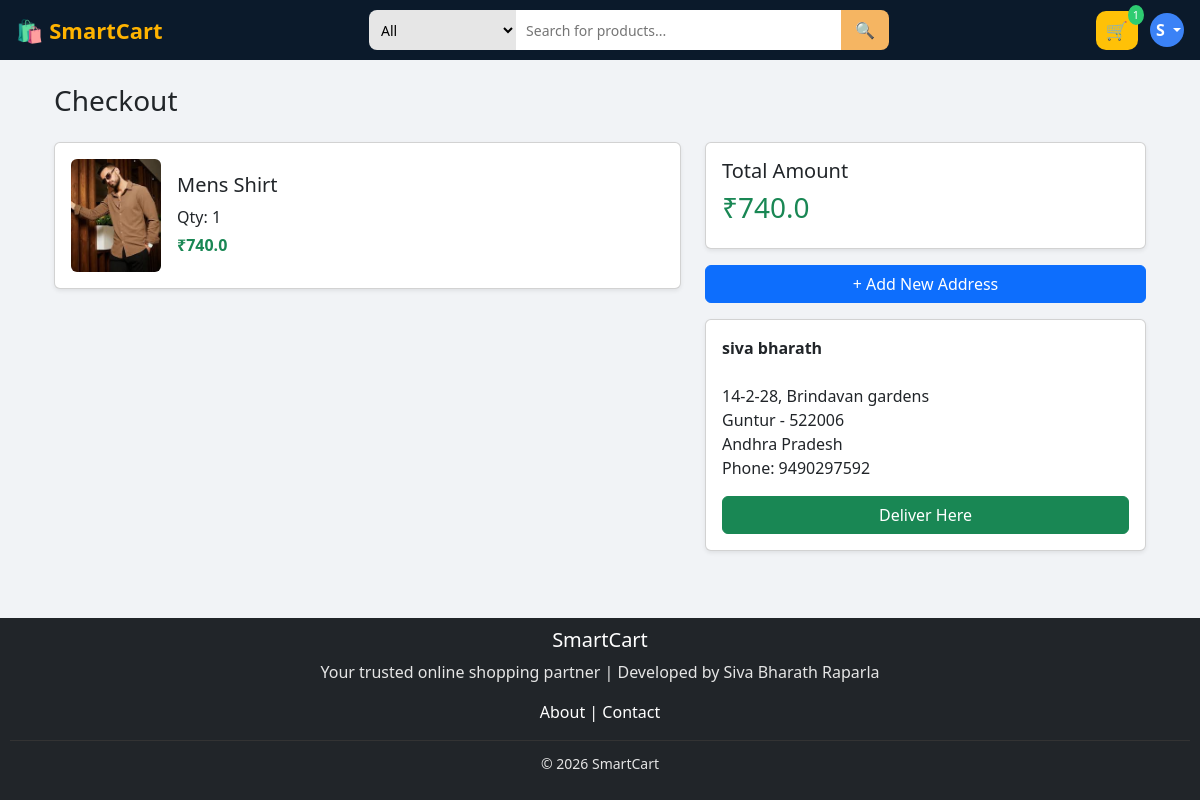
/checkout (signed in), run on an earlier commit of the app's database.
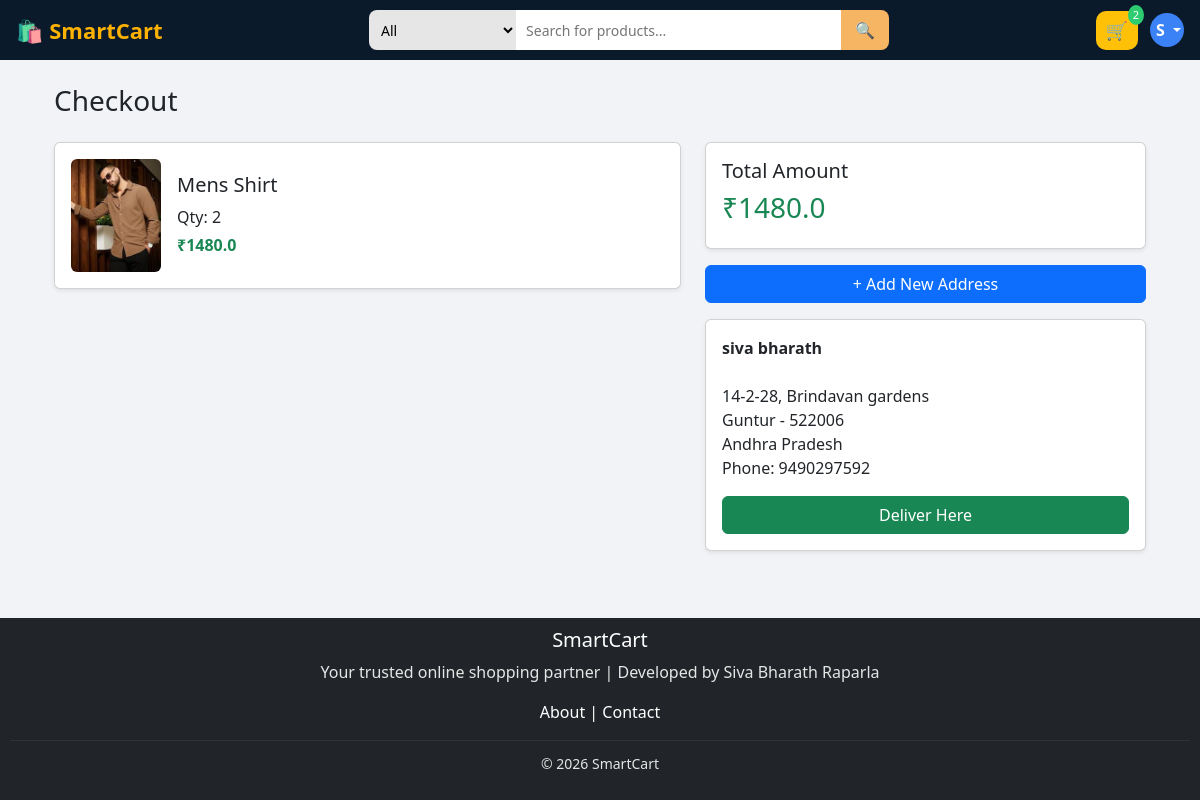
And on a later commit of the database.
### tables this page shows
CREATE TABLE cart(
    cart_id INTEGER PRIMARY KEY AUTOINCREMENT,
    user_id INTEGER,
    product_id INTEGER,
    quantity INTEGER DEFAULT 1,
    added_at TIMESTAMP DEFAULT CURRENT_TIMESTAMP,
    UNIQUE(user_id, product_id),
    FOREIGN KEY (user_id) REFERENCES users(user_id) ON DELETE CASCADE,
    FOREIGN KEY (product_id) REFERENCES products(product_id) ON DELETE CASCADE
);

CREATE TABLE products(
    product_id INTEGER PRIMARY KEY AUTOINCREMENT,
    name TEXT,
    description TEXT,
    category TEXT,
    price REAL,
    image TEXT,
    admin_id INTEGER NOT NULL,
    FOREIGN KEY (admin_id) REFERENCES admin(admin_id) ON DELETE CASCADE
);

### app.py (the view)
@app.route('/checkout')
def checkout():
    if 'user_id' not in session:
        return redirect('/user-login')
    user_id=session['user_id']
    conn=get_db_connection()
    cursor = conn.cursor()
    cursor.execute("SELECT * FROM addresses WHERE user_id=?",(user_id,))
    addresses=cursor.fetchall()
    cursor.execute("""
        SELECT c.product_id,c.quantity,p.name,p.price,p.image
        FROM cart c
        JOIN products p ON c.product_id=p.product_id
        WHERE c.user_id=?
    """,(user_id,))
    cart_items=cursor.fetchall()
    total=sum(float(item['price'])*item['quantity'] for item in cart_items)
    cursor.close()
    conn.close()
    return render_template('user/checkout.html',
                           addresses=addresses,
                           cart_items=cart_items,
                           total=total)

### app.py (called while the page is built, shortened)
def get_db_connection():
    conn = sqlite3.connect(os.path.join(BASE_DIR, "smartcart.db"), timeout=20)
    conn.row_factory = sqlite3.Row
    conn.execute("PRAGMA foreign_keys = ON")
    conn.execute("PRAGMA journal_mode=WAL")
    return conn

@app.context_processor
def inject_admin():
    return dict(current_admin=None)

@app.context_processor
def cart_count():
    if 'user_id' not in session:
        return dict(cart_count=0)
    conn = get_db_connection()
    cursor = conn.cursor()
    cursor.execute("SELECT SUM(quantity) FROM cart WHERE user_id=?",(session['user_id'],))
    count = cursor.fetchone()[0] or 0
    cursor.close()
    conn.close()
    return dict(cart_count=count)

@app.context_processor
def global_categories():
    conn = get_db_connection()
    cursor = conn.cursor()
    cursor.execute("SELECT DISTINCT category FROM products")
    categories = cursor.fetchall()
    cursor.close()
    conn.close()
    return dict(categories=categories)

### templates/user/checkout.html
{% extends 'user/base.html' %}
{% block content %}
<div class="container mt-4">
<h3 class="mb-4">Checkout</h3>
<div class="row checkout-container">
    <div class="col-md-7">
        {% for item in cart_items %}
        <div class="card mb-3 p-3 shadow-sm d-flex flex-row align-items-center checkout-card">
            <img src="{{ url_for('static',
            filename='uploads/product_images/'+item.image) }}"
            width="90" class="me-3 rounded">
            <div class="flex-grow-1">
                <h5>{{ item.name }}</h5>
                <p class="mb-1">Qty: {{ item.quantity }}</p>
                <b class="text-success">₹{{ item.price * item.quantity }}</b>
            </div>
        </div>
        {% endfor %}
    </div>
    <div class="col-md-5">
        <div class="card p-3 mb-3 shadow-sm address-card">
            <h5>Total Amount</h5>
            <h3 class="text-success">₹{{ total }}</h3>
        </div>
        <a href="/add-address" class="btn btn-primary w-100 mb-3">
            + Add New Address
        </a>
        {% for a in addresses %}
        <div class="card p-3 mb-3 shadow-sm">
            <b>{{ a.full_name }}</b><br>
            {{ a.house }}, {{ a.area }}<br>
            {{ a.city }} - {{ a.pincode }}<br>
            {{ a.state }}<br>
            Phone: {{ a.phone }}
            <a href="/pay/{{ a.address_id }}"
               class="btn btn-success mt-3 w-100">
               Deliver Here
            </a>
        </div>
        {% endfor %}
    </div>
</div>
</div>
{% endblock %}

What changed in the data, as far as the page shows it:
changed cart "Mens Shirt": quantity "1" → "2"; item.price*item.quantity "740.0" → "1480.0"
Also different on the page:
{{ cart_count }}: "1" → "2"
{{ total }}: "740.0" → "1480.0"
